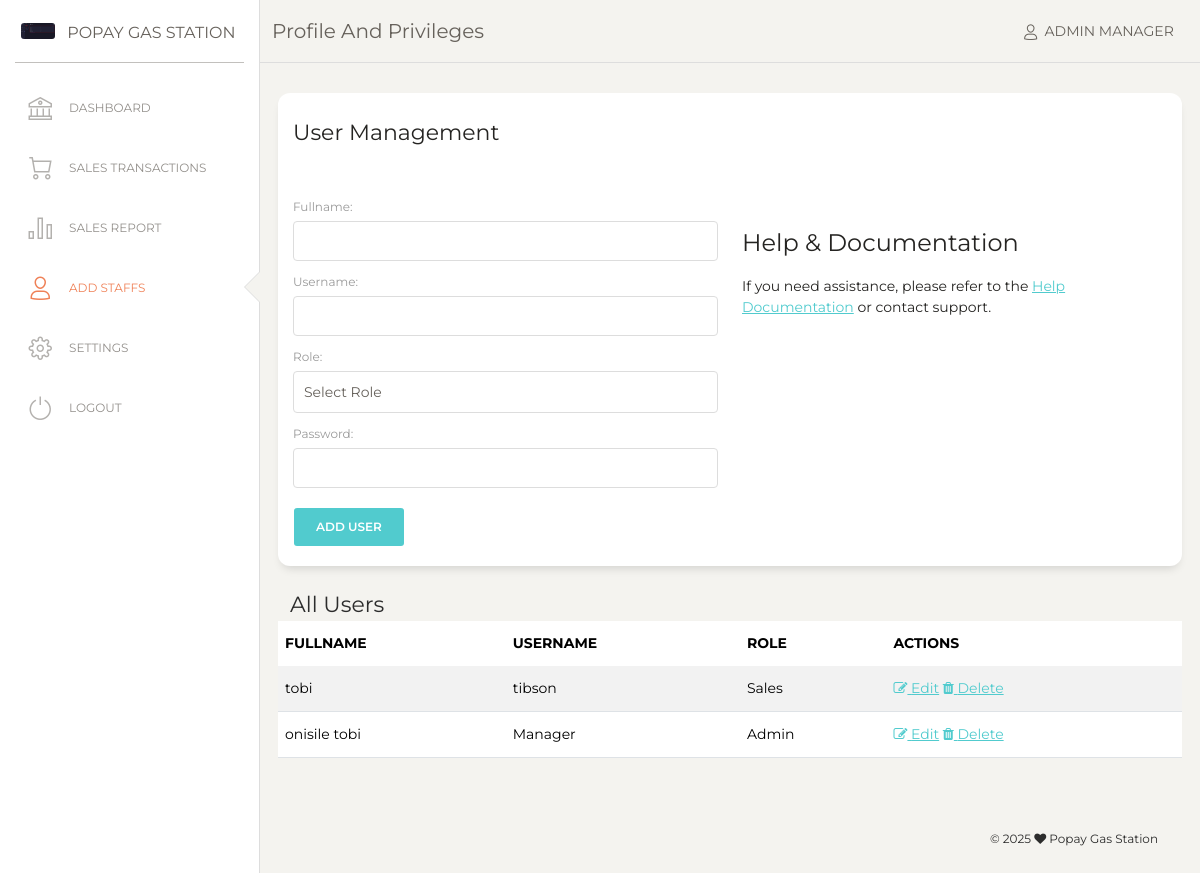
The page /popay2/add-profile.php (signed in) on the database its author committed.
### tables this page shows
CREATE TABLE `configuration` (
  `id` int(11) NOT NULL,
  `companyName` varchar(100) NOT NULL DEFAULT '',
  `Phone` varchar(20) NOT NULL DEFAULT '',
  `Address` varchar(250) NOT NULL DEFAULT '',
  `bulkPrice` varchar(10) NOT NULL DEFAULT '',
  `retailPrice` varchar(10) NOT NULL DEFAULT '',
  `taxRate` varchar(99) NOT NULL DEFAULT '',
  `logoURL` varchar(999) NOT NULL DEFAULT ''
);

### popay2/add-profile.php (the view, shortened to what this page needs)
<?php
require("con.php");
$username = $_SESSION['username'];
$query = mysqli_query($con, "SELECT * FROM admin WHERE Username='$username'");
$userDetails = mysqli_fetch_assoc($query);
$query = mysqli_query($con, "SELECT * FROM configuration WHERE ID='1'");
$set = mysqli_fetch_assoc($query);
$users = mysqli_query($con, "SELECT * FROM admin");
?>
<!DOCTYPE html>
<html lang="en">
<head>
    <link href="https://maxcdn.bootstrapcdn.com/font-awesome/latest/css/font-awesome.min.css" rel="stylesheet">
    <link href="assets/css/bootstrap.min.css" rel="stylesheet" />
    <link href="assets/css/paper-dashboard.css?v=2.0.1" rel="stylesheet" />
</head>
<body>
    <div class="wrapper">
        <?php sidebar1($set['companyName'], $userDetails['Role'],$set); ?>
        <div class="main-panel">
            <nav class="navbar navbar-expand-lg navbar-absolute fixed-top navbar-transparent">
                <div class="container-fluid">
                    <div class="navbar-wrapper">
                        <a class="navbar-brand" href="#">Profile and Privileges</a>
                    </div>
                <div class="collapse navbar-collapse justify-content-end" id="navigation">
            <ul class="navbar-nav">
                <li class="nav-item">
                <a class="nav-link" href="javascript:;">
    <i class="nc-icon nc-single-02"></i>
    <span class="d-none d-lg-inline">
        Admin <?php echo isset($_SESSION['username']) ? $_SESSION['username'] : 'Guest'; ?>
    </span>
</a>
                </li>
            </ul>
        </div>
                </div>
            </nav>
            <div class="content">
                <div class="col-md-12">
                    <div class="row card">
                        <div class="card-header">
                            <h5 class="card-title">User  Management</h5>
                        </div>
                        <div class="card-body">
                            <div class="row mt-4">
                                <div class="col-md-6">
                                    <form id="userForm" method="post">
                                        <div class="form-group">
                                            <label for="fullname">Fullname:</label>
                                            <input type="text" class="form-control" id="fullname" name="fullname" required>
                                        </div>
                                        <div class="form-group">
                                            <label for="username">Username:</label>
                                            <input type="text" class=" form-control" id="username" name="username" required>
                                        </div>
                                        <div class="form-group">
                                            <label for="role">Role:</label>
                                            <select class="form-control" id="role" name="role" required>
                                                <option value="">Select Role</option>
                                            </select>
                                        </div>
                                        <div class="form-group">
                                            <label for="password">Password:</label>
                                            <input type="password" class="form-control" id="password" name="password" required>
                                        </div>
                                        <button type="submit" class="btn btn-primary" name="sub">Add User</button>
                                    </form>
                                </div>
                                <div class="col-md-6">
                                    <h4>Help & Documentation</h4>
                                    <p>If you need assistance, please refer to the <a href="help.html">Help Documentation</a> or contact support.</p>
                                </div>
                            </div>
                        </div>
                    </div>
                    <div class="row mt-4">
                        <h5 class="card-title">All Users</h5>
                        <table class="table table-striped">
                            <thead>
                                <tr>
                                    <th>Fullname</th>
                                    <th>Username</th>
                                    <th>Role</th>
                                    <th>Actions</th>
                                </tr>
                            </thead>
                            <tbody>
                                <?php while ($user = mysqli_fetch_assoc($users)) { ?>
                                    <tr>
                                        <td><?php echo $user['Fullname']; ?></td>
                                        <td><?php echo $user['Username']; ?></td>
                                        <td><?php echo $user['Role']; ?></td>
                                        <td>
                                            <a href="#" data-bs-toggle="modal" data-bs-target="#editUser Modal" data-id="<?php echo $user['ID']; ?>" data-fullname="<?php echo $user['Fullname']; ?>" data-username="<?php echo $user['Username']; ?>" data-role="<?php echo $user['Role']; ?>"><i class="fa fa-edit"></i> Edit</a>
                                            <a href="?delete=<?php echo $user['ID']; ?>" onclick="return confirm('Are you sure you want to delete this user?');"><i class="fa fa-trash"></i> Delete</a>
                                        </td>
                                    </tr>
                                <?php } ?>
                            </tbody>
                        </table>
                    </div>
                </div>
            </div>
            <footer class="footer footer-black footer-white text-center">
                <div class="container-fluid">
                    <div class="credits">
                        <span class="copyright">
                            © <script>document.write(new Date().getFullYear())</script> <i class="fa fa-heart heart"></i> <?php echo $set['companyName']; ?>
                        </span>
                    </div>
                </div>
            </footer>
        </div>
    </div>
</body>
</html>

### popay2/con.php (shortened to what this page needs)
<?php
function sidebar1($company, $role,$set) {
    $current_page = basename($_SERVER['PHP_SELF']);
    ?>
    <div class="sidebar" data-color="white" data-active-color="danger">
        <div class="logo">
            <a href="#" class="simple-text logo-mini">
                <div class="logo-image-small">
                    <img src="<?php echo $set['logoURL']?>">
                </div>
            </a>
            <a href="#" class="simple-text logo-normal">
                <?php echo $company; ?>
            </a>
        </div>
        <div class="sidebar-wrapper">
            <ul class="nav">
                <?php
                if ($role == "Admin") {
                    ?>
                    <li class="<?php echo ($current_page == 'dashboard.php') ? 'active' : ''; ?>">
                        <a href="dashboard.php">
                            <i class="nc-icon nc-bank"></i>
                            <p>Dashboard</p>
                        </a>
                    </li>
                    <li class="<?php echo ($current_page == 'sales-transaction.php') ? 'active' : ''; ?>">
                        <a href="sales-transaction.php">
                            <i class="nc-icon nc-cart-simple"></i>
                            <p>Sales Transactions</p>
                        </a>
                    </li>
                    <li class="<?php echo ($current_page == 'reports.php') ? 'active' : ''; ?>">
                        <a href="reports.php">
                            <i class="nc-icon nc-chart-bar-32"></i>
                            <p>Sales Report</p>
                        </a>
                    </li>
                    <li class="<?php echo ($current_page == 'add-profile.php') ? 'active' : ''; ?>">
                        <a href="add-profile.php">
                            <i class="nc-icon nc-single-02"></i>
                            <p>Add Staffs</p>
                        </a>
                    </li>
                    <li class="<?php echo ($current_page == 'settings.php') ? 'active' : ''; ?>">
                        <a href="settings.php">
                            <i class="nc-icon nc-settings-gear-65"></i>
                            <p>Settings</p>
                        </a>
                    </li>
                    <?php
                }
                ?>
                <li class="<?php echo ($current_page == 'logout.php') ? 'active' : ''; ?>">
                    <a href="logout.php">
                        <i class="nc-icon nc-button-power"></i>
                        <p>Logout</p>
                    </a>
                </li>
            </ul>
        </div>
    </div>
    <?php
}
?>

### rows shown on the page
configuration: logoURL (picture), companyName "POPAY GAS STATION", companyName "Popay Gas Station"

### other values the page prints
$_SESSION['username'] "MANAGER"
$user['Fullname'] "tobi"
$user['Username'] "tibson"
$user['Role'] "Sales"
$user['Fullname'] "onisile tobi"
$user['Username'] "Manager"
$user['Role'] "Admin"
